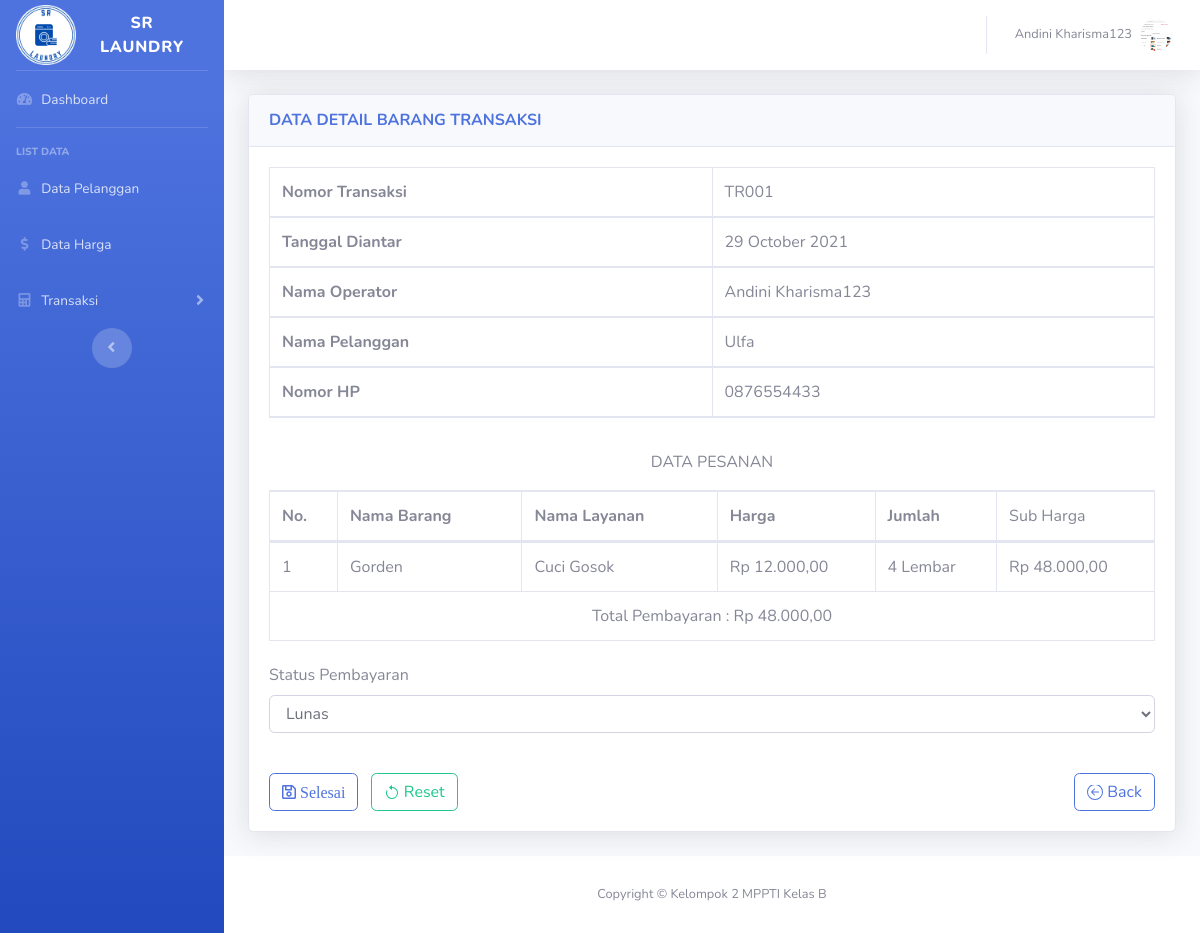
The app's page /transaksi_data_belum_detail.php?id_transaksi=TR001 (signed in) with its own data.
### tables this page shows
CREATE TABLE `transaksi` (
  `id_transaksi` varchar(5) NOT NULL,
  `id_user` varchar(5) NOT NULL,
  `id_pelanggan` varchar(5) NOT NULL,
  `id_status_laundry` varchar(5) NOT NULL,
  `id_status_pembayaran` varchar(5) NOT NULL,
  `tanggal_selesai` date NOT NULL,
  `tanggal_diantar` date NOT NULL
);

CREATE TABLE `user` (
  `id_user` varchar(5) NOT NULL,
  `username` varchar(30) NOT NULL,
  `NIK` varchar(25) NOT NULL,
  `nama` varchar(50) NOT NULL,
  `jenis_user` varchar(20) NOT NULL,
  `no_hp` varchar(13) NOT NULL,
  `alamat` varchar(50) NOT NULL,
  `password` varchar(100) NOT NULL,
  `gambar` varchar(100) NOT NULL
);

CREATE TABLE `pelanggan` (
  `id_pelanggan` varchar(5) NOT NULL,
  `nama_pelanggan` varchar(50) NOT NULL,
  `no_hp` varchar(13) NOT NULL,
  `alamat` varchar(50) NOT NULL
);

CREATE TABLE `detail_transaksi` (
  `id_barang_layanan` varchar(5) NOT NULL,
  `id_transaksi` varchar(5) NOT NULL,
  `ukuran` int(11) NOT NULL
);

CREATE TABLE `barang` (
  `id_barang` varchar(5) NOT NULL,
  `nama_barang` varchar(30) NOT NULL
);

CREATE TABLE `layanan` (
  `id_layanan` varchar(5) NOT NULL,
  `layanan` varchar(30) NOT NULL
);

CREATE TABLE `barang_layanan` (
  `id_barang_layanan` varchar(5) NOT NULL,
  `id_barang` varchar(5) NOT NULL,
  `id_layanan` varchar(5) NOT NULL,
  `satuan` varchar(20) NOT NULL,
  `harga` int(11) NOT NULL
);

CREATE TABLE `status_pembayaran` (
  `id_status_pembayaran` varchar(5) NOT NULL,
  `status_pembayaran` varchar(20) NOT NULL
);

### transaksi_data_belum_detail.php (the view, shortened to what this page needs)
<?php
    include "session.php";
    $id_transaksi = $_REQUEST['id_transaksi'];
    if(!$hasil = $conn->query("SELECT * FROM transaksi join pelanggan on transaksi.id_pelanggan=pelanggan.id_pelanggan
                                        join user on transaksi.id_user=user.id_user where transaksi.id_transaksi='$id_transaksi'")){
        die("gagal meminta data");
    }
    while($row = $hasil->fetch_assoc()){
        $tanggal_diantar = $row['tanggal_diantar'];
        $nama_pelanggan = $row['nama_pelanggan'];
        $nama_karyawan = $row['nama'];
        $no_hp =  $row['no_hp'];
        $id_status_pembayaran = $row['id_status_pembayaran'];
    }
    $no = 1;
?>
<!DOCTYPE html>
<html lang="en">
<head>
    <link href="vendor/fontawesome-free/css/all.min.css" rel="stylesheet" type="text/css">
    <link href="css/sb-admin-2.min.css" rel="stylesheet">
    <link href="vendor/datatables/dataTables.bootstrap4.min.css" rel="stylesheet">
</head>
<body id="page-top">
    <div id="wrapper">
        <div id="content-wrapper" class="d-flex flex-column">
            <div id="content">
            <?php include"header.php";?>
                <div class="container-fluid">
                    <div class="card shadow mb-4">
                        <div class="card-header py-3">
                            <h6 class="m-0 font-weight-bold text-primary">DATA DETAIL BARANG TRANSAKSI</h6>
                        </div>
                        <div class="card-body">
                            <form class="row g-2 needs-validation" novalidate method="post">
                                <div class="col-md-12 form-group">
                                    <table class="table table-bordered" width="100%" cellspacing="0">
                                        <thead>
                                            <tr>
                                                <th class="col-md-6">Nomor Transaksi</th>
                                                <td><?php echo $id_transaksi?></td>
                                            </tr>
                                            <tr>
                                                <th class="col-md-6">Tanggal Diantar</th>
                                                <td><?php echo date('d F Y', strtotime($tanggal_diantar))?></td>
                                            </tr>
                                            <tr>
                                                <th class="col-md-6">Nama Operator</th>
                                                <td><?php echo $nama_karyawan?></td>
                                            </tr>
                                            <tr>
                                                <th class="col-md-6">Nama Pelanggan</th>
                                                <td><?php echo $nama_pelanggan?></td>
                                            </tr>
                                            <tr>
                                                <th class="col-md-6">Nomor HP</th>
                                                <td><?php echo $no_hp?></td>
                                            </tr>
                                        </thead>
                                    </table>
                                </div>
                                <div class="col-md-12 form-group">
                                    <p class="text-center">DATA PESANAN</p>
                                    <table class="table table-bordered" id="dataTable" width="100%" cellspacing="0">
                                        <thead>
                                            <tr>
                                                <th style="width:20px">No.</th>
                                                <th>Nama Barang</th>
                                                <th>Nama Layanan</th>
                                                <th>Harga</th>
                                                <th>Jumlah</th>
                                                <td>Sub Harga</td>
                                            </tr>
                                        </thead>
                                        <tbody>
                                            <?php
                                                $hasil2 = $conn->query("SELECT * FROM detail_transaksi join barang_layanan on detail_transaksi.id_barang_layanan=barang_layanan.id_barang_layanan
                                                                        join layanan on barang_layanan.id_layanan=layanan.id_layanan
                                                                        join barang on barang_layanan.id_barang=barang.id_barang where detail_transaksi.id_transaksi='$id_transaksi' order by nama_barang");
                                                $tot[]=0;
                                                while($row = $hasil2->fetch_assoc()){
                                            ?>
                                            <tr>
                                                <td><?php echo $no++; ?></td>
                                                <td><?php echo $row['nama_barang']; ?></td>
                                                <td><?php echo $row['layanan']; ?></td>
                                                <td><?php echo "Rp " . number_format($row['harga'],2,',','.');?></td>
                                                <td><?php echo $row['ukuran']," ", $row['satuan']; ?></td>
                                                <td><?php echo "Rp " . number_format($tot[]= $row['harga'] * $row['ukuran'],2,',','.'); ?></td>
                                            </tr>
                                            <?php } ?>
                                            <tr>
                                            <td colspan="8" class="text-center"> Total Pembayaran : <?php echo "Rp " . number_format(array_sum($tot),2,',','.');?> </td>
                                            </tr>
                                        </tbody>
                                    </table>
                                </div>
                                <div class="col-md-12 form-group">
                                    <label for="validationCustom4" class="form-label">Status Pembayaran</label>
                                    <select class="form-control" id="validationCustom04" name="id_status_pembayaran" required>
                                        <?php
                                        $status_pembayaran = $conn->query("SELECT * FROM status_pembayaran where id_status_pembayaran != '0'");
                                        while($data = $status_pembayaran->fetch_assoc()){
                                        ?>
                                            <option value="<?php echo $data['id_status_pembayaran'];?>"
                                            <?php if($id_status_pembayaran == $data['id_status_pembayaran']) {
                                                echo 'selected';
                                            }?>>
                                               <?php echo $data['status_pembayaran']; ?>
                                            </option>
                                        <?php } ?>
                                    </select>
                                </div>
                                <div class="col-md-12"><br>
                                    <button class="btn btn-outline-primary btn-mt far fa-save" type="submit" name="simpan" onclick="return confirm('Apakah Data Yang Dimasukkan Sudah Benar ?')">
                                        Selesai
                                    </button>&nbsp;&nbsp;
                                    <button class="btn btn-outline-success btn-mt" type="reset">
                                         Reset
                                    </button>
                                    <a style="float:right" href="transaksi_data_belum.php" class="btn btn-outline-primary btn-mt" name="back">
                                        Back
                                    </a>
                                </div>
                            </form>
                        </div>
                    </div>
                </div>
            </div>
        </div>
    </div>
</body>
</html>

### records on screen
transaksi: tanggal_diantar "29 October 2021", id_user.nama "Andini Kharisma123", id_pelanggan.nama_pelanggan "Ulfa", id_user.no_hp "0876554433", id_status_pembayaran "Lunas"
detail_transaksi: barang.nama_barang "Gorden", layanan.layanan "Cuci Gosok", id_barang_layanan.harga "12.000,00", ukuran "4", id_barang_layanan.satuan "Lembar", ukuran "48.000,00"

### other values on screen
$_SESSION["nama"] "Andini Kharisma123"
$id_transaksi "TR001"
array_sum($tot) "48.000,00"
